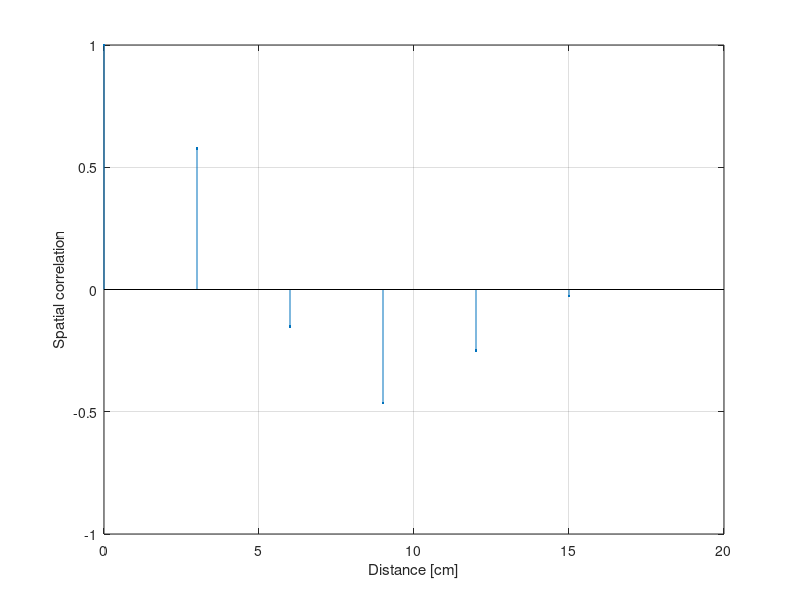

This figure's MATLAB source:
clear all;

close all;

load nloss
load freq
load config

%% Impulse response loading

impulseResponsesFreq = zeros([6*6*6 length(data{1,1}{1,1}{1,1}{1,1}{1,1}{1,1}(:))]);
positions = zeros([6*6*6 3]);

r = 1;
for t=1:1
    for j=1:6
        for z=1:1
            % Impulse response in the frequency domain
            impulseResponsesFreq(r,:) = data{1,t}{1,j}{1,z}{1,1}{1,1}{1,1}(:);
            positions(r,1) = (t-1)*value.dX*0.01; % Position on the x axis (in meters)
            positions(r,2) = (j-1)*value.dY*0.01; % Position on the y axis (in meters)
            positions(r,3) = (z-1)*value.dZ*0.01; % Position on the z axis (in meters)
            r = r + 1;
        end
    end
end

clear t j z

%% Transform freq domain to time domain

impulseResponsesTime = zeros([6*6*6 length(data{1,1}{1,1}{1,1}{1,1}{1,1}{1,1}(:))]);

for t=1:(6*6*6)
    impulseResponsesTime(t,:) = ifft(impulseResponsesFreq(t,:));
end

clear t


%% Computation of the spatial correlation

nbPoints = 6*6*6; % max 6*6*6

distanceVector = zeros([1 nbPoints]); 
spatialCorrVector = zeros([1 nbPoints]); 

% Reference point
distanceVector(1) = 0;
spatialCorrVector(1) = 1;

sigmah1 = realsqrt(mean(abs(impulseResponsesFreq(1,:)-mean(impulseResponsesFreq(1,:))).^2));
h1minusEh1 = impulseResponsesFreq(1,:)-mean(impulseResponsesFreq(1,:));


for z=2:nbPoints
    % Reminder: position of point 1 = (0,0,0)
    distanceVector(z) = norm(positions(z,:),2);
    
    sigmah2 = realsqrt(mean(abs(impulseResponsesFreq(z,:)-mean(impulseResponsesFreq(z,:))).^2));
    h2minusEh2 = impulseResponsesFreq(z,:)-mean(impulseResponsesFreq(z,:));
    spatialCorrVector(z) = mean(h1minusEh1.*conj(h2minusEh2))/(sigmah1*sigmah2);
end

figure
stem(distanceVector(:)*100, spatialCorrVector(:), 'MarkerSize', 6, 'Marker', '.');
xlabel('Distance [cm]'); ylabel('Spatial correlation');
grid on;






